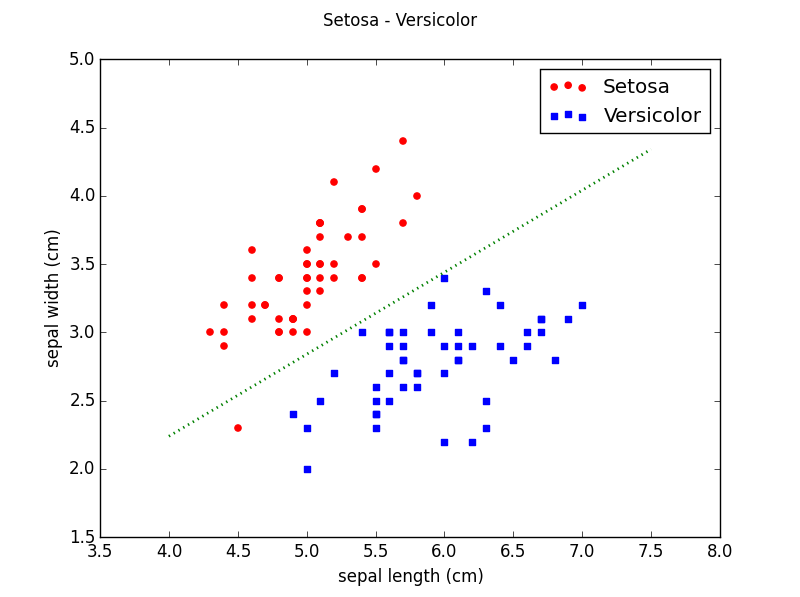

Recreate this plot in Python.
# ml_06.py

import numpy as np
import matplotlib.pyplot as plt
from sklearn.datasets import load_iris
from sklearn.model_selection import train_test_split
from sklearn.neighbors import KNeighborsClassifier

iris = load_iris()

X1=iris.data[iris.target==0]     # (50,4) Setosa
X2=iris.data[iris.target==1]     # (50,4) Versicolor
X3=iris.data[iris.target==2]     # (50,4) Virginica

# LogisticRegression

from sklearn.linear_model import LogisticRegression
from sklearn.metrics import accuracy_score

X=np.vstack([X1,X2])[:,:2]
y=np.array([0]*50+[1]*50)

model = LogisticRegression()
model.fit(X,y)
pred_y = model.predict(X)
acc=accuracy_score(y,pred_y)
print('accuracy :',acc)

w = model.coef_
b = model.intercept_

# plot results

fig=plt.figure()
fig.suptitle('Setosa - Versicolor')

plt.scatter(X1[:,0],X1[:,1],marker='o',color='r',label='Setosa')
plt.scatter(X2[:,0],X2[:,1],marker='s',color='b',label='Versicolor')
dots=np.array([4,7.5])
plt.plot(dots,-(w[0,0]*dots+b)/w[0,1],'g:',lw=2)
plt.xlabel(iris.feature_names[0])
plt.ylabel(iris.feature_names[1])
plt.legend()
plt.show()
